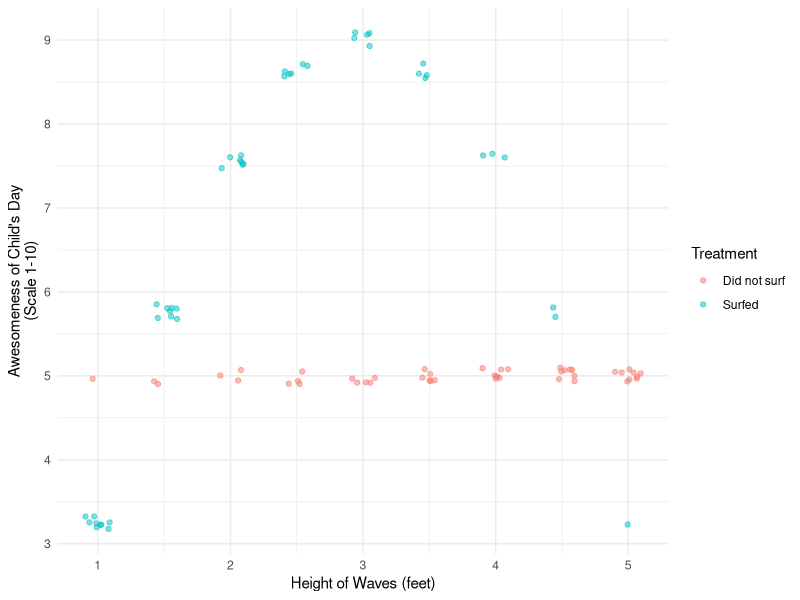
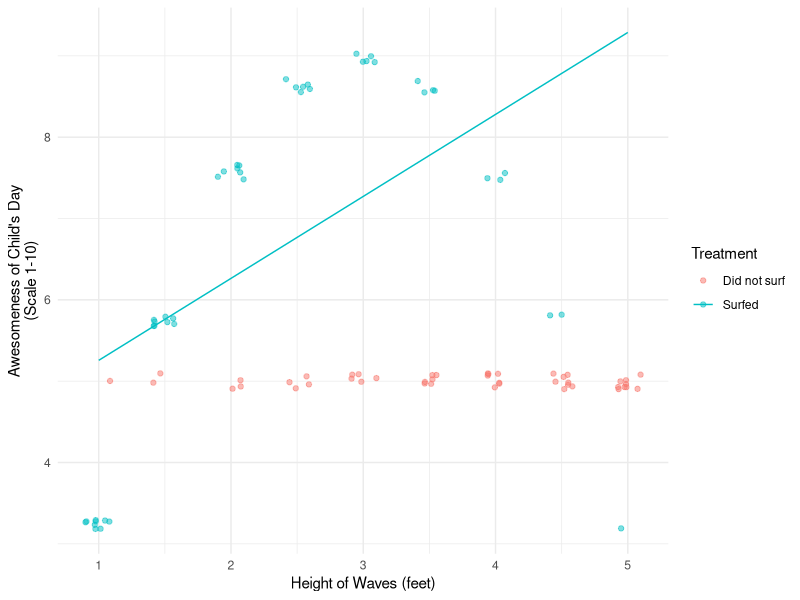
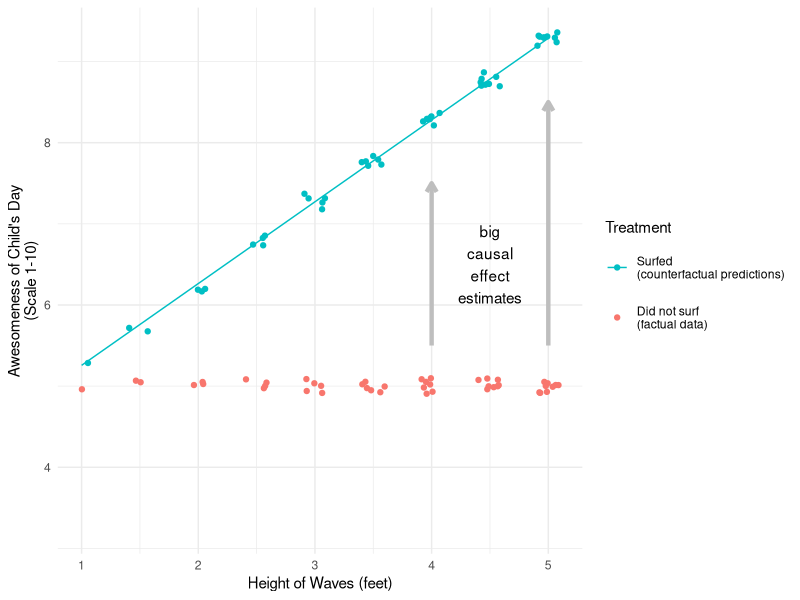
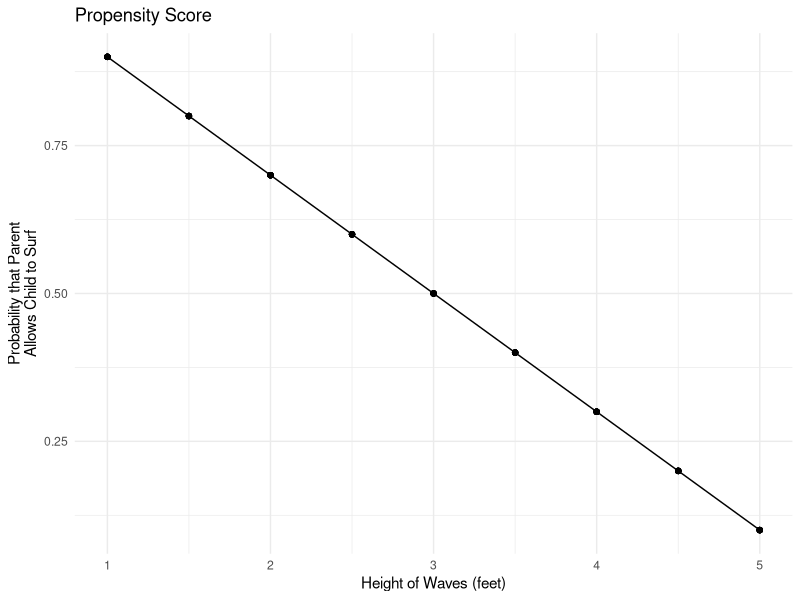
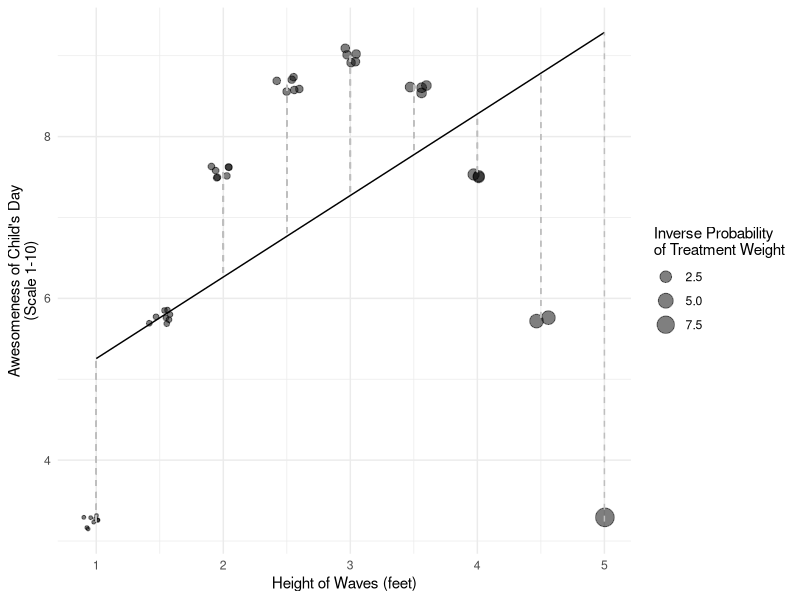
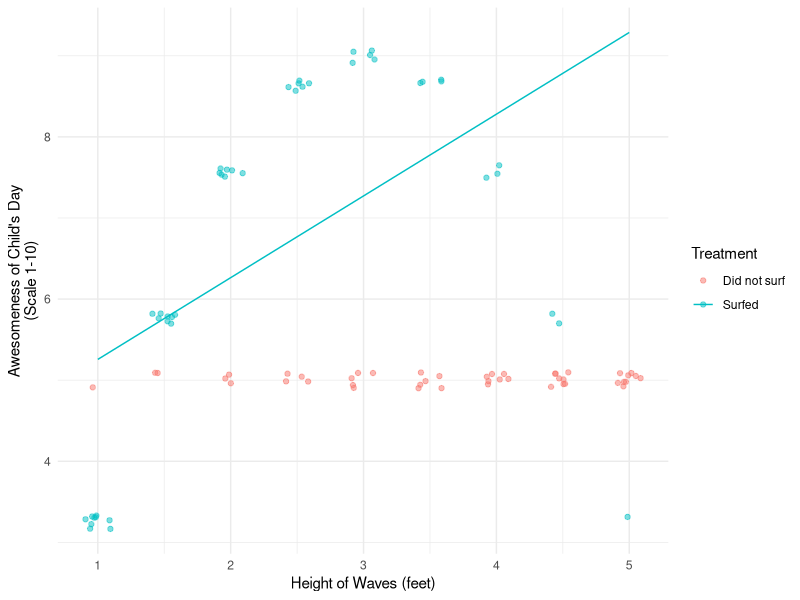
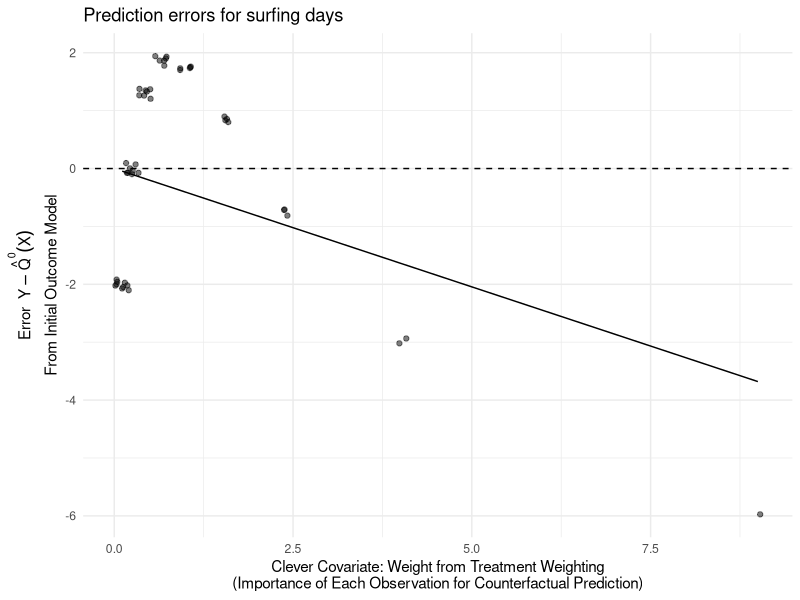
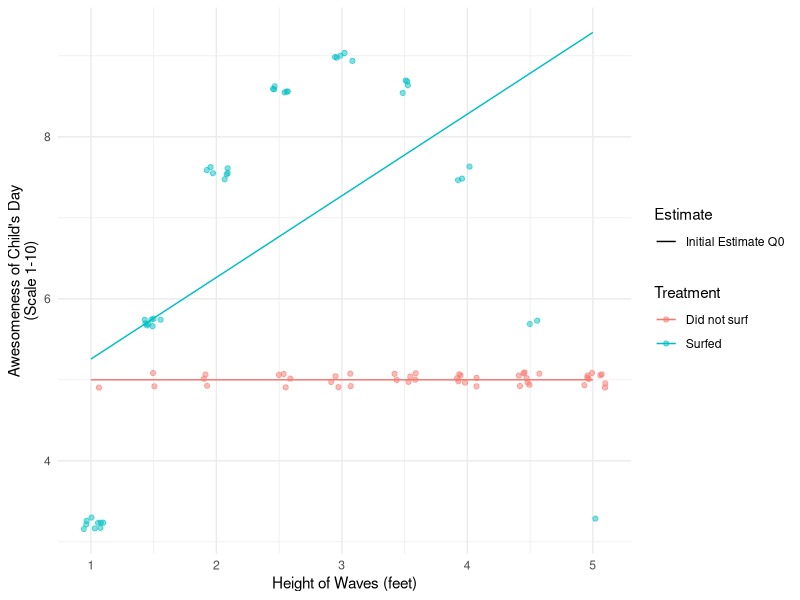

Recreate these plots in R, in order.
## ---- chunk 1
library(foreach)
## ---- chunk 2
#| code-fold: true
#| fig-height: 3

library(tidyverse)
theme_set(theme_minimal())

data <- tibble(x = rep(1:9,1:9), a = F) |>
  bind_rows(tibble(x = rep(1:9,9:1), a = T)) |>
  group_by(x) |>
  mutate(
    pi = mean(a)
  ) |>
  ungroup() |>
  mutate(
    y1 = 9 - 9 * ((x - 5) / 5) ^ 2,
    y0 = 5,
    # Shift x to fit story of this DGP
    x = (x - 1) / 2 + 1,
    y = case_when(
      !a ~ y0,
      a ~ y1
    )
  )

data |>
  ggplot(aes(x = x, y = y, color = a)) +
  geom_jitter(width = .1, height = .1, alpha = .5) +
  scale_x_continuous(
    breaks = 1:10,
    name = "Height of Waves (feet)"
  ) +
  labs(
    y = "Awesomeness of Child's Day\n(Scale 1-10)"
  ) +
  scale_color_discrete(
    name = "Treatment",
    labels = c("Did not surf","Surfed")
  )
## ---- chunk 3
#| code-fold: true 
#| fig-height: 3

fit1 <- lm(y ~ x, data = data |> filter(a))

fitted <- data |>
  mutate(y = predict(fit1, newdata = data))

data |>
  ggplot(aes(x = x, y = y, color = a)) +
  geom_jitter(width = .1, height = .1, alpha = .5) +
  scale_x_continuous(
    breaks = 1:10,
    name = "Height of Waves (feet)"
  ) +
  labs(
    y = "Awesomeness of Child's Day\n(Scale 1-10)"
  ) +
  scale_color_discrete(
    name = "Treatment",
    labels = c("Did not surf","Surfed")
  ) + 
  # Add the fitted line
  geom_line(
    data = fitted |> mutate(a = TRUE)
  )
## ---- chunk 4
#| code-fold: true

data |>
  ggplot(aes(x = x, y = y, color = a)) +
  geom_point(alpha = 0, show.legend = F) +
  geom_jitter(data = data |> filter(!a), width = .1, height = .1) +
  geom_jitter(data = fitted |> filter(!a) |> mutate(a = T), width = .1, height = .1) +
  # Add the fitted line
  geom_line(
    data = fitted |> filter(!a) |> mutate(a = TRUE)
  ) +
  #geom_segment(aes(yend = fitted), linetype = "dashed", color = "gray") +
  scale_x_continuous(
    breaks = 1:10,
    name = "Height of Waves (feet)"
  ) +
  labs(
    y = "Awesomeness of Child's Day\n(Scale 1-10)"
  ) +
  scale_color_discrete(
    name = "Treatment",
    labels = c("Did not surf\n(factual data)","Surfed\n(counterfactual predictions)"),
    guide = guide_legend(reverse = T)
  ) +
  annotate(geom = "text", x = 4.5, y = 6.5, label = "big\ncausal\neffect\nestimates") +
  annotate(geom = "segment", x = c(4,5), y = c(5.5,5.5), yend = c(7.5,8.5), arrow = arrow(length = unit(.1,"in")),
           color = "gray", linewidth = 1.5) +
  theme(legend.key.height = unit(.5,"in"))
## ---- chunk 5
#| code-fold: true
#| fig-height: 3

data |>
  ggplot(aes(x = x, y = pi)) +
  geom_line() +
  geom_point() +
  ggtitle("Propensity Score") +
  labs(
    x = "Height of Waves (feet)",
    y = "Probability that Parent\nAllows Child to Surf"
  )
## ---- chunk 6
#| code-fold: true
#| fig-height: 3

observed_error <- data |>
  mutate(fitted = predict(fit1, newdata = data)) |>
  filter(a) |>
  mutate(weight = (1 - pi) / pi)

observed_error |>
  ggplot(aes(x = x, y = y1)) +
  geom_line(aes(y = fitted)) +
  geom_jitter(aes(y = y1, size = weight), width = .1, height = .1, alpha = .5) + 
  geom_segment(aes(yend = fitted), linetype = "dashed", color = "gray") +
  scale_x_continuous(
    breaks = 1:10,
    name = "Height of Waves (feet)"
  ) +
  labs(
    y = "Awesomeness of Child's Day\n(Scale 1-10)",
    size = "Inverse Probability\nof Treatment Weight"
  ) +
  scale_color_discrete(
    name = "Treatment",
    labels = c("Did not surf","Surfed")
  )
## ---- chunk 7
truth <- data |>
  # Restrict to the untreated
  filter(!a) |>
  # Average difference in potential outcomes
  summarize(true_atc = mean(y1 - y0)) |>
  print()
## ---- chunk 8
initial_estimate <- data |>
  # Predict Y1
  mutate(yhat1 = predict(fit1, newdata = data)) |>
  # Focus on the untreated
  filter(!a) |>
  # Summarize an average effect estimate:
  # average of (predicted y1) - (observed y0)
  summarize(initial_estimate = mean(yhat1 - y)) |>
  print()
## ---- chunk 9
weighted_mean_error <- data |>
  # Predict Y1
  mutate(yhat1 = predict(fit1, newdata = data)) |>
  # Focus on the treated
  filter(a) |>
  # Construct inverse probability weights
  # where pi is the probability of treatment
  mutate(weight = (1 - pi) / pi) |>
  # Summarize a weighted mean error:
  # weighted average of (predicted y1) - (observed y1)
  summarize(weighted_mean_error = weighted.mean(yhat1 - y, w = weight)) |>
  print()
## ---- chunk 10
corrected_estimate <- initial_estimate |> 
  bind_cols(weighted_mean_error) |>
  mutate(corrected_estimate = initial_estimate - weighted_mean_error) |>
  print()
## ---- chunk 11
# Fitted model
q0_fit <- lm(y ~ x, data = data |> filter(a))
# Function to return predictions
q0 <- function(x) {
  predict(q0_fit, newdata = tibble(x))
}
## ---- chunk 12
#| fig-height: 3
data |>
  ggplot(aes(x = x, y = y, color = a)) +
  geom_jitter(width = .1, height = .1, alpha = .5) +
  scale_x_continuous(
    breaks = 1:10,
    name = "Height of Waves (feet)"
  ) +
  labs(
    y = "Awesomeness of Child's Day\n(Scale 1-10)"
  ) +
  scale_color_discrete(
    name = "Treatment",
    labels = c("Did not surf","Surfed")
  ) + 
  # Add the fitted line
  geom_line(
    data = fitted |> mutate(a = TRUE)
  )
ggsave("slides/lec10/figures/q0.pdf", height = 3, width = 5)
## ---- chunk 13
# Define the propensity scores
# (assumed known in this example)
propensity_scores <- data |>
  distinct(x,pi)
# Define the clever covariate function
h <- function(x) {
  tibble(x) |>
    left_join(propensity_scores, by = join_by(x)) |>
    mutate(h = (1 - pi) / pi) |>
    pull(h)
}
## ---- chunk 14
q1_fit <- lm(y ~ -1 + offset(q0(x)) + h(x), data = data |> filter(a))
# Function to return predictions
q1 <- function(x) {
  predict(q1_fit, newdata = tibble(x))
}
data |>
  filter(a) |>
  mutate(
    q0 = q0(x),
    error = y - q0,
    h = h(x),
    correction = predict(q1_fit) - q0
  ) |>
  ggplot(aes(x = h, y = correction)) +
  geom_hline(yintercept = 0, linetype = "dashed") +
  geom_jitter(aes(y = error), width = .1, height = .1, alpha = .5) +
  geom_line(aes(y = correction)) +
  labs(
    x = "Clever Covariate: Weight from Treatment Weighting\n(Importance of Each Observation for Counterfactual Prediction)",
    y = expression(atop('Error '~Y - {hat(Q)^0}(X),'From Initial Outcome Model'))
  ) +
  ggtitle("Prediction errors for surfing days")
ggsave("slides/lec10/figures/q1.pdf", height = 3, width = 5)
## ---- chunk 15
data |> 
  filter(!a) |>
  mutate(q0 = q0(x), q1 = q1(x)) |>
  select(y, q0, q1, y1) |>
  pivot_longer(cols = -y) |>
  group_by(name) |>
  summarize_all(mean) |>
  mutate(
    name = factor(
      case_when(
        name == "q0" ~ "Initial Estimate",
        name == "q1" ~ "Targeted Estimate",
        name == "y1" ~ "Truth (Y1 Not Observed)"
      )
    ),
    effect = value - y
  ) |>
  select(
    Method = name,
    `Mean Predicted Outcome Under Surfing` = value,
    `Mean Observed Outcome Under No Surfing` = y,
    `Effect of Surfing` = effect
  ) |>
  pivot_longer(cols = -Method) |>
  pivot_wider(names_from = Method) |>
  knitr::kable(digits = 1)
## ---- chunk 16
fit0 <- lm(y ~ x, data = data |> filter(!a))
fit1 <- lm(y ~ x, data = data |> filter(a))
## ---- chunk 17
q0 <- function(a,x) {
  to_predict <- tibble(a,x)
  to_predict |>
    mutate(
      q0 = case_when(
        a == 1 ~ predict(fit1, newdata = to_predict),
        a == 0 ~ predict(fit0, newdata = to_predict)
      )
    ) |>
    pull(q0)
}
## ---- chunk 18
data |>
  mutate(q0 = q0(a,x)) |>
  ggplot(aes(x = x, color = a)) +
  geom_jitter(aes(y = y), width = .1, height = .1, alpha = .5) +
  geom_line(aes(y = q0, linetype = "Initial Estimate Q0")) +
  scale_x_continuous(
    breaks = 1:10,
    name = "Height of Waves (feet)"
  ) +
  labs(
    y = "Awesomeness of Child's Day\n(Scale 1-10)",
    linetype = "Estimate"
  ) +
  scale_color_discrete(
    name = "Treatment",
    labels = c("Did not surf","Surfed")
  )
## ---- chunk 19
data |>
  summarize(
    initial_ate_estimate = mean(
      q0(1,x) - q0(0,x)
    )
  )
## ---- chunk 20
propensity_score <- data |> distinct(x,pi)
## ---- chunk 21
h <- function(a,x) {
  tibble(a, x) |>
    left_join(propensity_score, by = join_by(x)) |>
    mutate(
      h = case_when(
        a == 1 ~ 1 / pi,
        a == 0 ~ -1 / (1 - pi)
      )
    ) |>
    pull(h)
}
## ---- chunk 22
#| fig-height: 3
resid_fit <- lm((y - q0(a,x)) ~ -1 + h(a,x), data = data)
data |>
  mutate(fitted = predict(resid_fit)) |>
  ggplot(aes(x = h(a,x))) +
  geom_jitter(aes(y = y - q0(a,x), color = a), width = .1, height = .1, alpha = .5) +
  geom_line(aes(y = fitted, linetype = "Targeting Fit")) +
  labs(
    x = "Clever Covariate: Treatment Weight for ATC",
    y = "Initial Error Modeling\nAwesomeness of Child's Day\n(Scale 1-10)",
    linetype = "Estimate"
  ) +
  scale_color_discrete(
    name = "Treatment",
    labels = c("Did not surf","Surfed")
  )
## ---- chunk 23
q1_fit <- lm(y ~ -1 + offset(q0(a,x)) + h(a,x), data = data)
## ---- chunk 24
q1 <- function(a,x) {
  predict(q1_fit, newdata = tibble(a,x))
}
## ---- chunk 25
data |>
  summarize(
    targeted_ate_estimate = mean(
      q1(1,x) - q1(0,x)
    )
  )
